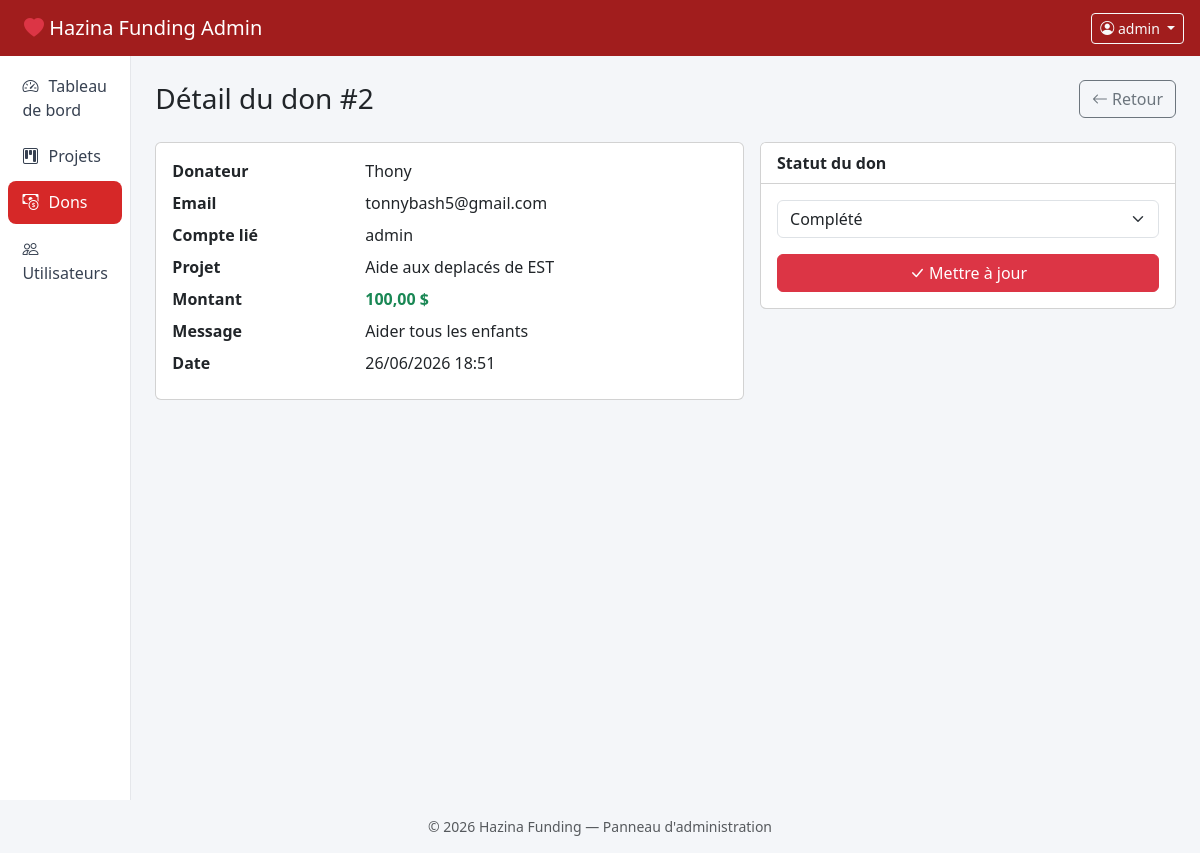
The page /donations/view.php?id=2 (signed in) on the database its author committed.
### tables this page shows
CREATE TABLE `donations` (
  `id` int(11) NOT NULL,
  `user_id` int(11) DEFAULT NULL,
  `project_id` int(11) NOT NULL,
  `amount` decimal(10,2) NOT NULL,
  `donor_name` varchar(150) DEFAULT 'Anonymous',
  `donor_email` varchar(150) DEFAULT NULL,
  `message` text DEFAULT NULL,
  `status` enum('pending','completed','cancelled') DEFAULT 'completed',
  `created_at` timestamp NOT NULL DEFAULT current_timestamp()
);

CREATE TABLE `users` (
  `id` int(11) NOT NULL,
  `username` varchar(100) NOT NULL,
  `mail` varchar(150) NOT NULL,
  `telephone` varchar(20) NOT NULL,
  `adresse` varchar(255) NOT NULL,
  `password` varchar(255) NOT NULL,
  `photo` varchar(255) DEFAULT NULL,
  `role` enum('user','admin') DEFAULT 'user',
  `created_at` timestamp NOT NULL DEFAULT current_timestamp()
);

CREATE TABLE `projects` (
  `id` int(11) NOT NULL,
  `title` varchar(200) NOT NULL,
  `description` text NOT NULL,
  `goal_amount` decimal(10,2) NOT NULL DEFAULT 0.00,
  `raised_amount` decimal(10,2) NOT NULL DEFAULT 0.00,
  `image` varchar(255) DEFAULT NULL,
  `category` varchar(100) DEFAULT NULL,
  `status` enum('active','inactive','completed') DEFAULT 'active',
  `created_at` timestamp NOT NULL DEFAULT current_timestamp(),
  `updated_at` timestamp NOT NULL DEFAULT current_timestamp() ON UPDATE current_timestamp()
);

### includes/functions.php (called while the page is built, shortened)
<?php
function e(?string $value): string
{
    return htmlspecialchars($value ?? '', ENT_QUOTES, 'UTF-8');
}
function money(float $amount): string
{
    return number_format($amount, 2, ',', ' ') . ' $';
}
function formatDate(string $date): string
{
    $dt = new DateTime($date);
    return $dt->format('d/m/Y H:i');
}

### donations/view.php (the view, shortened to what this page needs)
<?php
require_once __DIR__ . '/../includes/functions.php';
$pdo = getPDO();
$id = (int)($_GET['id'] ?? 0);
$stmt = $pdo->prepare(
    'SELECT d.*, p.title AS project_title, u.username
     FROM donations d
     JOIN projects p ON p.id = d.project_id
     LEFT JOIN users u ON u.id = d.user_id
     WHERE d.id = :id'
);
$stmt->execute(['id' => $id]);
$donation = $stmt->fetch();
require_once __DIR__ . '/../includes/header.php';
?>
<div class="d-flex justify-content-between align-items-center mb-4">
  <h3 class="mb-0">Détail du don #<?= (int)$donation['id'] ?></h3>
  <a href="index.php" class="btn btn-outline-secondary"><i class="bi bi-arrow-left"></i> Retour</a>
</div>
<div class="row g-3">
  <div class="col-lg-7">
    <div class="card">
      <div class="card-body">
        <dl class="row mb-0">
          <dt class="col-sm-4">Donateur</dt>
          <dd class="col-sm-8"><?= e($donation['donor_name'] ?: 'Anonymous') ?></dd>
          <dt class="col-sm-4">Email</dt>
          <dd class="col-sm-8"><?= e($donation['donor_email'] ?: '—') ?></dd>
          <dt class="col-sm-4">Compte lié</dt>
          <dd class="col-sm-8"><?= e($donation['username'] ?? '—') ?></dd>
          <dt class="col-sm-4">Projet</dt>
          <dd class="col-sm-8"><?= e($donation['project_title']) ?></dd>
          <dt class="col-sm-4">Montant</dt>
          <dd class="col-sm-8 fw-semibold text-success"><?= money((float)$donation['amount']) ?></dd>
          <dt class="col-sm-4">Message</dt>
          <dd class="col-sm-8"><?= e($donation['message']) ?: '—' ?></dd>
          <dt class="col-sm-4">Date</dt>
          <dd class="col-sm-8"><?= formatDate($donation['created_at']) ?></dd>
        </dl>
      </div>
    </div>
  </div>
  <div class="col-lg-5">
    <div class="card">
      <div class="card-header bg-white fw-semibold">Statut du don</div>
      <div class="card-body">
        <form method="post">
          <select name="status" class="form-select mb-3">
            <option value="completed" <?= $donation['status'] === 'completed' ? 'selected' : '' ?>>Complété</option>
          </select>
          <button type="submit" class="btn btn-danger w-100"><i class="bi bi-check-lg"></i> Mettre à jour</button>
        </form>
      </div>
    </div>
  </div>
</div>
<?php require_once __DIR__ . '/../includes/footer.php'; ?>

### assets/css/style.css (style rules this page uses)
:root { --brand: #d62828; --brand-dark: #a11d1d; --sidebar-w: 230px; }
body { background-color: #f4f6f9; font-family: 'Segoe UI', system-ui, -apple-system, sans-serif; }

### rows shown on the page
donations: id "2", donor_name "Thony", donor_email "tonnybash5@gmail.com", user.username "admin", project.title "Aide aux deplacés de EST", amount "100,00 $", message "Aider tous les enfants", created_at "26/06/2026 18:51", status "Complété"

### other values the page prints
$_SESSION['admin_username'] "admin"
